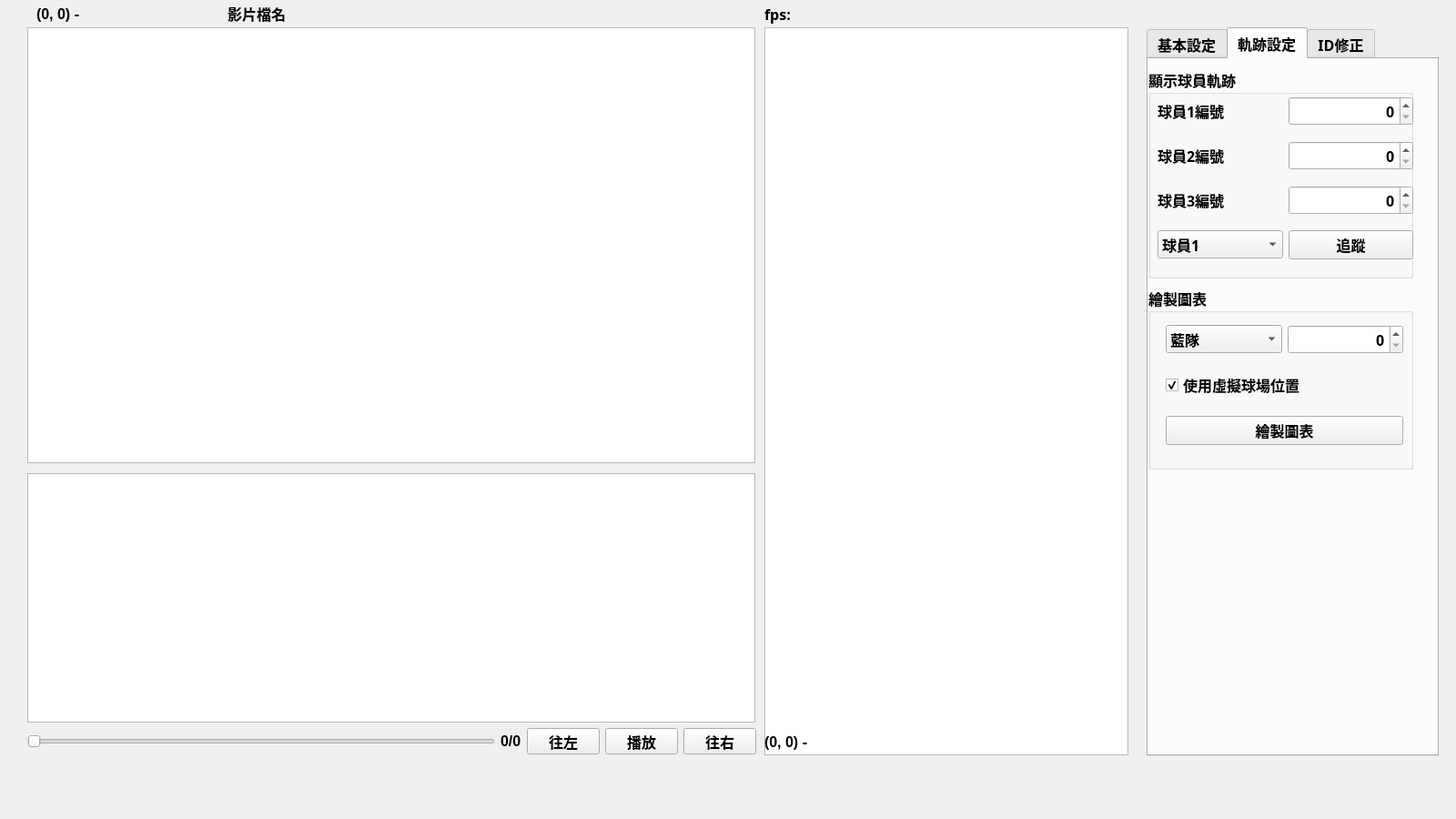
<?xml version="1.0" encoding="UTF-8"?>
<ui version="4.0">
 <class>MainWindow</class>
 <widget class="QMainWindow" name="MainWindow">
  <property name="geometry">
   <rect>
    <x>0</x>
    <y>0</y>
    <width>1600</width>
    <height>900</height>
   </rect>
  </property>
  <property name="font">
   <font>
    <family>微軟正黑體</family>
    <pointsize>14</pointsize>
    <weight>75</weight>
    <bold>true</bold>
   </font>
  </property>
  <property name="windowTitle">
   <string>Tactical Analysiis - Tracking With Skeleton</string>
  </property>
  <widget class="QWidget" name="centralwidget">
   <widget class="QLabel" name="video_label">
    <property name="geometry">
     <rect>
      <x>250</x>
      <y>0</y>
      <width>581</width>
      <height>30</height>
     </rect>
    </property>
    <property name="maximumSize">
     <size>
      <width>16777215</width>
      <height>30</height>
     </size>
    </property>
    <property name="font">
     <font>
      <family>Arial</family>
      <pointsize>12</pointsize>
     </font>
    </property>
    <property name="text">
     <string>影片檔名</string>
    </property>
   </widget>
   <widget class="QGraphicsView" name="Virtual_Court">
    <property name="geometry">
     <rect>
      <x>840</x>
      <y>30</y>
      <width>400</width>
      <height>800</height>
     </rect>
    </property>
   </widget>
   <widget class="QLabel" name="image_resolution_label">
    <property name="geometry">
     <rect>
      <x>40</x>
      <y>0</y>
      <width>381</width>
      <height>30</height>
     </rect>
    </property>
    <property name="maximumSize">
     <size>
      <width>16777215</width>
      <height>30</height>
     </size>
    </property>
    <property name="font">
     <font>
      <family>Arial</family>
      <pointsize>12</pointsize>
     </font>
    </property>
    <property name="text">
     <string>(0, 0) - </string>
    </property>
   </widget>
   <widget class="QWidget" name="layoutWidget">
    <property name="geometry">
     <rect>
      <x>30</x>
      <y>800</y>
      <width>801</width>
      <height>29</height>
     </rect>
    </property>
    <layout class="QHBoxLayout" name="horizontalLayout">
     <item>
      <widget class="QSlider" name="frame_slider">
       <property name="maximum">
        <number>600000</number>
       </property>
       <property name="orientation">
        <enum>Qt::Horizontal</enum>
       </property>
      </widget>
     </item>
     <item>
      <widget class="QLabel" name="frame_label">
       <property name="font">
        <font>
         <family>Arial</family>
         <pointsize>12</pointsize>
         <weight>75</weight>
         <bold>true</bold>
        </font>
       </property>
       <property name="text">
        <string>0/0</string>
       </property>
      </widget>
     </item>
     <item>
      <widget class="QPushButton" name="frame_left_btn">
       <property name="font">
        <font>
         <family>Arial</family>
         <pointsize>12</pointsize>
         <weight>75</weight>
         <bold>true</bold>
        </font>
       </property>
       <property name="text">
        <string>往左</string>
       </property>
      </widget>
     </item>
     <item>
      <widget class="QPushButton" name="play_btn">
       <property name="font">
        <font>
         <family>Arial</family>
         <pointsize>12</pointsize>
         <weight>75</weight>
         <bold>true</bold>
        </font>
       </property>
       <property name="text">
        <string>播放</string>
       </property>
      </widget>
     </item>
     <item>
      <widget class="QPushButton" name="frame_right_btn">
       <property name="font">
        <font>
         <family>Arial</family>
         <pointsize>12</pointsize>
         <weight>75</weight>
         <bold>true</bold>
        </font>
       </property>
       <property name="text">
        <string>往右</string>
       </property>
      </widget>
     </item>
    </layout>
   </widget>
   <widget class="QTabWidget" name="Tab_Control">
    <property name="geometry">
     <rect>
      <x>1260</x>
      <y>30</y>
      <width>321</width>
      <height>801</height>
     </rect>
    </property>
    <property name="maximumSize">
     <size>
      <width>16777215</width>
      <height>16777213</height>
     </size>
    </property>
    <property name="font">
     <font>
      <family>微軟正黑體</family>
      <pointsize>12</pointsize>
      <weight>75</weight>
      <bold>true</bold>
     </font>
    </property>
    <property name="currentIndex">
     <number>1</number>
    </property>
    <widget class="QWidget" name="Basic_Settings">
     <attribute name="title">
      <string>基本設定</string>
     </attribute>
     <widget class="QGroupBox" name="Video_CSV_groupbox">
      <property name="geometry">
       <rect>
        <x>10</x>
        <y>10</y>
        <width>291</width>
        <height>231</height>
       </rect>
      </property>
      <property name="font">
       <font>
        <family>微軟正黑體</family>
        <pointsize>12</pointsize>
        <weight>75</weight>
        <bold>true</bold>
       </font>
      </property>
      <property name="title">
       <string>起始設置</string>
      </property>
      <widget class="QWidget" name="gridLayoutWidget_5">
       <property name="geometry">
        <rect>
         <x>10</x>
         <y>20</y>
         <width>281</width>
         <height>201</height>
        </rect>
       </property>
       <layout class="QGridLayout" name="gridLayout_5">
        <item row="0" column="0">
         <widget class="QPushButton" name="video_btn">
          <property name="minimumSize">
           <size>
            <width>0</width>
            <height>30</height>
           </size>
          </property>
          <property name="font">
           <font>
            <family>微軟正黑體</family>
            <pointsize>12</pointsize>
            <weight>75</weight>
            <bold>true</bold>
           </font>
          </property>
          <property name="text">
           <string>讀取影片</string>
          </property>
         </widget>
        </item>
        <item row="1" column="0">
         <widget class="QPushButton" name="store_btn">
          <property name="minimumSize">
           <size>
            <width>0</width>
            <height>30</height>
           </size>
          </property>
          <property name="font">
           <font>
            <family>微軟正黑體</family>
            <pointsize>12</pointsize>
            <weight>75</weight>
            <bold>true</bold>
           </font>
          </property>
          <property name="text">
           <string>儲存影片</string>
          </property>
         </widget>
        </item>
        <item row="0" column="1">
         <widget class="QPushButton" name="load_csv_btn">
          <property name="text">
           <string>讀取 CSV</string>
          </property>
         </widget>
        </item>
        <item row="1" column="1">
         <widget class="QPushButton" name="save_csv_btn">
          <property name="text">
           <string>儲存 CSV</string>
          </property>
         </widget>
        </item>
       </layout>
      </widget>
     </widget>
     <widget class="QPushButton" name="start_btn">
      <property name="geometry">
       <rect>
        <x>20</x>
        <y>250</y>
        <width>271</width>
        <height>29</height>
       </rect>
      </property>
      <property name="font">
       <font>
        <family>微軟正黑體</family>
        <pointsize>12</pointsize>
        <weight>75</weight>
        <bold>true</bold>
       </font>
      </property>
      <property name="text">
       <string>執行程式</string>
      </property>
     </widget>
     <widget class="QGroupBox" name="Setting_groupBox">
      <property name="geometry">
       <rect>
        <x>10</x>
        <y>330</y>
        <width>291</width>
        <height>231</height>
       </rect>
      </property>
      <property name="font">
       <font>
        <family>微軟正黑體</family>
        <pointsize>12</pointsize>
        <weight>75</weight>
        <bold>true</bold>
       </font>
      </property>
      <property name="title">
       <string>更換鏡頭角度時重畫</string>
      </property>
      <widget class="QWidget" name="gridLayoutWidget_2">
       <property name="geometry">
        <rect>
         <x>10</x>
         <y>20</y>
         <width>271</width>
         <height>201</height>
        </rect>
       </property>
       <layout class="QGridLayout" name="gridLayout_2">
        <item row="0" column="0">
         <widget class="QPushButton" name="DrawLine_btn">
          <property name="font">
           <font>
            <family>微軟正黑體</family>
            <pointsize>12</pointsize>
            <weight>75</weight>
            <bold>true</bold>
           </font>
          </property>
          <property name="text">
           <string>畫上中線</string>
          </property>
         </widget>
        </item>
        <item row="1" column="0">
         <widget class="QPushButton" name="Perspective_btn">
          <property name="font">
           <font>
            <family>微軟正黑體</family>
            <pointsize>12</pointsize>
            <weight>75</weight>
            <bold>true</bold>
           </font>
          </property>
          <property name="text">
           <string>畫球場外框</string>
          </property>
         </widget>
        </item>
        <item row="0" column="1">
         <widget class="QCheckBox" name="line_check">
          <property name="font">
           <font>
            <family>微軟正黑體</family>
            <pointsize>12</pointsize>
            <weight>75</weight>
            <bold>true</bold>
           </font>
          </property>
          <property name="text">
           <string>顯示中線</string>
          </property>
         </widget>
        </item>
        <item row="1" column="1">
         <widget class="QCheckBox" name="bbox_check">
          <property name="font">
           <font>
            <family>微軟正黑體</family>
            <pointsize>12</pointsize>
            <weight>75</weight>
            <bold>true</bold>
           </font>
          </property>
          <property name="text">
           <string>顯示人物外框</string>
          </property>
         </widget>
        </item>
       </layout>
      </widget>
     </widget>
     <widget class="QPushButton" name="display_window_btn">
      <property name="geometry">
       <rect>
        <x>20</x>
        <y>290</y>
        <width>271</width>
        <height>29</height>
       </rect>
      </property>
      <property name="font">
       <font>
        <pointsize>12</pointsize>
       </font>
      </property>
      <property name="text">
       <string>彈出顯示視窗</string>
      </property>
     </widget>
    </widget>
    <widget class="QWidget" name="Tracking_Settings">
     <attribute name="title">
      <string>軌跡設定</string>
     </attribute>
     <widget class="QGroupBox" name="show_track_groupbox">
      <property name="geometry">
       <rect>
        <x>0</x>
        <y>10</y>
        <width>291</width>
        <height>231</height>
       </rect>
      </property>
      <property name="font">
       <font>
        <family>微軟正黑體</family>
        <pointsize>12</pointsize>
        <weight>75</weight>
        <bold>true</bold>
       </font>
      </property>
      <property name="title">
       <string>顯示球員軌跡</string>
      </property>
      <widget class="QWidget" name="gridLayoutWidget">
       <property name="geometry">
        <rect>
         <x>10</x>
         <y>20</y>
         <width>281</width>
         <height>201</height>
        </rect>
       </property>
       <layout class="QGridLayout" name="gridLayout">
        <item row="1" column="2">
         <widget class="QSpinBox" name="track_second_player_number">
          <property name="font">
           <font>
            <family>微軟正黑體</family>
            <pointsize>12</pointsize>
            <weight>75</weight>
            <bold>true</bold>
           </font>
          </property>
          <property name="alignment">
           <set>Qt::AlignRight|Qt::AlignTrailing|Qt::AlignVCenter</set>
          </property>
          <property name="maximum">
           <number>50000</number>
          </property>
          <property name="value">
           <number>0</number>
          </property>
         </widget>
        </item>
        <item row="0" column="2">
         <widget class="QSpinBox" name="track_first_player_number">
          <property name="font">
           <font>
            <family>微軟正黑體</family>
            <pointsize>12</pointsize>
            <weight>75</weight>
            <bold>true</bold>
           </font>
          </property>
          <property name="alignment">
           <set>Qt::AlignRight|Qt::AlignTrailing|Qt::AlignVCenter</set>
          </property>
          <property name="maximum">
           <number>50000</number>
          </property>
          <property name="value">
           <number>0</number>
          </property>
         </widget>
        </item>
        <item row="0" column="1">
         <widget class="QLabel" name="player_number_label_1">
          <property name="font">
           <font>
            <family>微軟正黑體</family>
            <pointsize>12</pointsize>
            <weight>75</weight>
            <bold>true</bold>
           </font>
          </property>
          <property name="text">
           <string>球員1編號</string>
          </property>
         </widget>
        </item>
        <item row="1" column="1">
         <widget class="QLabel" name="player_number_label_2">
          <property name="font">
           <font>
            <family>微軟正黑體</family>
            <pointsize>12</pointsize>
            <weight>75</weight>
            <bold>true</bold>
           </font>
          </property>
          <property name="text">
           <string>球員2編號</string>
          </property>
         </widget>
        </item>
        <item row="2" column="1">
         <widget class="QLabel" name="player_number_label_3">
          <property name="font">
           <font>
            <family>微軟正黑體</family>
            <pointsize>12</pointsize>
            <weight>75</weight>
            <bold>true</bold>
           </font>
          </property>
          <property name="text">
           <string>球員3編號</string>
          </property>
         </widget>
        </item>
        <item row="2" column="2">
         <widget class="QSpinBox" name="track_third_player_number">
          <property name="font">
           <font>
            <family>微軟正黑體</family>
            <pointsize>12</pointsize>
            <weight>75</weight>
            <bold>true</bold>
           </font>
          </property>
          <property name="alignment">
           <set>Qt::AlignRight|Qt::AlignTrailing|Qt::AlignVCenter</set>
          </property>
          <property name="maximum">
           <number>50000</number>
          </property>
          <property name="value">
           <number>0</number>
          </property>
         </widget>
        </item>
        <item row="3" column="1">
         <widget class="QComboBox" name="tracking_player_selector">
          <property name="currentText">
           <string>球員1</string>
          </property>
          <property name="currentIndex">
           <number>0</number>
          </property>
          <item>
           <property name="text">
            <string>球員1</string>
           </property>
          </item>
          <item>
           <property name="text">
            <string>球員2</string>
           </property>
          </item>
          <item>
           <property name="text">
            <string>球員3</string>
           </property>
          </item>
         </widget>
        </item>
        <item row="3" column="2">
         <widget class="QPushButton" name="player_track_btn">
          <property name="font">
           <font>
            <family>微軟正黑體</family>
            <pointsize>12</pointsize>
            <weight>75</weight>
            <bold>true</bold>
           </font>
          </property>
          <property name="text">
           <string>追蹤</string>
          </property>
         </widget>
        </item>
       </layout>
      </widget>
     </widget>
     <widget class="QGroupBox" name="Figure_groupbox">
      <property name="geometry">
       <rect>
        <x>0</x>
        <y>250</y>
        <width>291</width>
        <height>201</height>
       </rect>
      </property>
      <property name="font">
       <font>
        <pointsize>12</pointsize>
       </font>
      </property>
      <property name="title">
       <string>繪製圖表</string>
      </property>
      <widget class="QWidget" name="gridLayoutWidget_3">
       <property name="geometry">
        <rect>
         <x>19</x>
         <y>29</y>
         <width>261</width>
         <height>161</height>
        </rect>
       </property>
       <layout class="QGridLayout" name="gridLayout_3">
        <item row="0" column="0">
         <widget class="QComboBox" name="figure_team_side_selector">
          <property name="currentText">
           <string>藍隊</string>
          </property>
          <property name="currentIndex">
           <number>0</number>
          </property>
          <item>
           <property name="text">
            <string>藍隊</string>
           </property>
          </item>
         </widget>
        </item>
        <item row="0" column="1">
         <widget class="QSpinBox" name="figure_player_number">
          <property name="font">
           <font>
            <family>微軟正黑體</family>
            <pointsize>12</pointsize>
            <weight>75</weight>
            <bold>true</bold>
           </font>
          </property>
          <property name="alignment">
           <set>Qt::AlignRight|Qt::AlignTrailing|Qt::AlignVCenter</set>
          </property>
          <property name="maximum">
           <number>50000</number>
          </property>
          <property name="value">
           <number>0</number>
          </property>
         </widget>
        </item>
        <item row="1" column="0" colspan="2">
         <widget class="QCheckBox" name="virtual_point_figure_checkbox">
          <property name="text">
           <string>使用虛擬球場位置</string>
          </property>
          <property name="checked">
           <bool>true</bool>
          </property>
         </widget>
        </item>
        <item row="2" column="0" colspan="2">
         <widget class="QPushButton" name="draw_figure_btn">
          <property name="text">
           <string>繪製圖表</string>
          </property>
         </widget>
        </item>
       </layout>
      </widget>
     </widget>
    </widget>
    <widget class="QWidget" name="tab">
     <attribute name="title">
      <string>ID修正</string>
     </attribute>
     <widget class="QGroupBox" name="Revision_Box">
      <property name="geometry">
       <rect>
        <x>10</x>
        <y>110</y>
        <width>291</width>
        <height>221</height>
       </rect>
      </property>
      <property name="font">
       <font>
        <family>微軟正黑體</family>
        <pointsize>12</pointsize>
        <weight>75</weight>
        <bold>true</bold>
       </font>
      </property>
      <property name="title">
       <string>ID 修正</string>
      </property>
      <widget class="QWidget" name="gridLayoutWidget_4">
       <property name="geometry">
        <rect>
         <x>10</x>
         <y>20</y>
         <width>271</width>
         <height>181</height>
        </rect>
       </property>
       <layout class="QGridLayout" name="gridLayout_4">
        <item row="0" column="2">
         <widget class="QLabel" name="revision_to_label_2">
          <property name="maximumSize">
           <size>
            <width>20</width>
            <height>30</height>
           </size>
          </property>
          <property name="text">
           <string>&gt;</string>
          </property>
         </widget>
        </item>
        <item row="0" column="3">
         <widget class="QSpinBox" name="end_frame_num_spinbox">
          <property name="minimumSize">
           <size>
            <width>0</width>
            <height>30</height>
           </size>
          </property>
          <property name="maximumSize">
           <size>
            <width>16777215</width>
            <height>30</height>
           </size>
          </property>
          <property name="font">
           <font>
            <pointsize>12</pointsize>
            <weight>50</weight>
            <bold>false</bold>
           </font>
          </property>
          <property name="alignment">
           <set>Qt::AlignRight|Qt::AlignTrailing|Qt::AlignVCenter</set>
          </property>
          <property name="maximum">
           <number>10000</number>
          </property>
         </widget>
        </item>
        <item row="3" column="0" colspan="4">
         <widget class="QPushButton" name="revise_btn">
          <property name="minimumSize">
           <size>
            <width>0</width>
            <height>35</height>
           </size>
          </property>
          <property name="maximumSize">
           <size>
            <width>16777215</width>
            <height>35</height>
           </size>
          </property>
          <property name="font">
           <font>
            <pointsize>12</pointsize>
            <weight>75</weight>
            <bold>true</bold>
           </font>
          </property>
          <property name="text">
           <string>修正</string>
          </property>
         </widget>
        </item>
        <item row="2" column="0" colspan="4">
         <widget class="QComboBox" name="function_combo_box">
          <property name="currentText">
           <string>交換ID</string>
          </property>
          <property name="currentIndex">
           <number>0</number>
          </property>
          <property name="sizeAdjustPolicy">
           <enum>QComboBox::AdjustToContentsOnFirstShow</enum>
          </property>
          <item>
           <property name="text">
            <string>交換ID</string>
           </property>
          </item>
         </widget>
        </item>
        <item row="0" column="0">
         <widget class="QLabel" name="Team_player_label">
          <property name="font">
           <font>
            <pointsize>12</pointsize>
            <weight>50</weight>
            <bold>false</bold>
           </font>
          </property>
          <property name="text">
           <string>frame數</string>
          </property>
         </widget>
        </item>
        <item row="1" column="0">
         <widget class="QLabel" name="Revision_player_label">
          <property name="font">
           <font>
            <pointsize>12</pointsize>
            <weight>50</weight>
            <bold>false</bold>
           </font>
          </property>
          <property name="text">
           <string>球員 ID</string>
          </property>
         </widget>
        </item>
        <item row="1" column="1">
         <widget class="QSpinBox" name="before_revision_spinbox">
          <property name="minimumSize">
           <size>
            <width>0</width>
            <height>30</height>
           </size>
          </property>
          <property name="maximumSize">
           <size>
            <width>16777215</width>
            <height>30</height>
           </size>
          </property>
          <property name="font">
           <font>
            <pointsize>12</pointsize>
            <weight>50</weight>
            <bold>false</bold>
           </font>
          </property>
          <property name="alignment">
           <set>Qt::AlignRight|Qt::AlignTrailing|Qt::AlignVCenter</set>
          </property>
         </widget>
        </item>
        <item row="1" column="3">
         <widget class="QSpinBox" name="after_revision_spinbox">
          <property name="minimumSize">
           <size>
            <width>0</width>
            <height>30</height>
           </size>
          </property>
          <property name="maximumSize">
           <size>
            <width>16777215</width>
            <height>30</height>
           </size>
          </property>
          <property name="font">
           <font>
            <pointsize>12</pointsize>
            <weight>50</weight>
            <bold>false</bold>
           </font>
          </property>
          <property name="alignment">
           <set>Qt::AlignRight|Qt::AlignTrailing|Qt::AlignVCenter</set>
          </property>
         </widget>
        </item>
        <item row="0" column="1">
         <widget class="QSpinBox" name="start_frame_num_spinbox">
          <property name="minimumSize">
           <size>
            <width>0</width>
            <height>30</height>
           </size>
          </property>
          <property name="maximumSize">
           <size>
            <width>16777215</width>
            <height>30</height>
           </size>
          </property>
          <property name="font">
           <font>
            <pointsize>12</pointsize>
            <weight>50</weight>
            <bold>false</bold>
           </font>
          </property>
          <property name="alignment">
           <set>Qt::AlignRight|Qt::AlignTrailing|Qt::AlignVCenter</set>
          </property>
          <property name="maximum">
           <number>10000</number>
          </property>
         </widget>
        </item>
        <item row="1" column="2">
         <widget class="QLabel" name="revision_to_label">
          <property name="maximumSize">
           <size>
            <width>20</width>
            <height>30</height>
           </size>
          </property>
          <property name="text">
           <string>&gt;</string>
          </property>
         </widget>
        </item>
       </layout>
      </widget>
     </widget>
     <widget class="QGroupBox" name="player_id_information_block">
      <property name="geometry">
       <rect>
        <x>10</x>
        <y>330</y>
        <width>291</width>
        <height>421</height>
       </rect>
      </property>
      <property name="font">
       <font>
        <pointsize>12</pointsize>
       </font>
      </property>
      <property name="title">
       <string>球員ID資訊</string>
      </property>
      <widget class="QWidget" name="gridLayoutWidget_7">
       <property name="geometry">
        <rect>
         <x>10</x>
         <y>29</y>
         <width>271</width>
         <height>381</height>
        </rect>
       </property>
       <layout class="QVBoxLayout" name="verticalLayout">
        <item>
         <widget class="QLabel" name="blue_team_player_id_title_label">
          <property name="sizePolicy">
           <sizepolicy hsizetype="Preferred" vsizetype="Fixed">
            <horstretch>0</horstretch>
            <verstretch>0</verstretch>
           </sizepolicy>
          </property>
          <property name="text">
           <string>藍隊ID:</string>
          </property>
         </widget>
        </item>
        <item>
         <widget class="QLabel" name="blue_team_player_id_label">
          <property name="font">
           <font>
            <pointsize>12</pointsize>
           </font>
          </property>
          <property name="text">
           <string/>
          </property>
          <property name="alignment">
           <set>Qt::AlignLeading|Qt::AlignLeft|Qt::AlignTop</set>
          </property>
         </widget>
        </item>
        <item>
         <widget class="QLabel" name="green_team_player_id_title_label">
          <property name="sizePolicy">
           <sizepolicy hsizetype="Preferred" vsizetype="Fixed">
            <horstretch>0</horstretch>
            <verstretch>0</verstretch>
           </sizepolicy>
          </property>
          <property name="text">
           <string>綠隊ID:</string>
          </property>
         </widget>
        </item>
        <item>
         <widget class="QLabel" name="green_team_player_id_label">
          <property name="font">
           <font>
            <pointsize>12</pointsize>
           </font>
          </property>
          <property name="text">
           <string/>
          </property>
          <property name="alignment">
           <set>Qt::AlignLeading|Qt::AlignLeft|Qt::AlignTop</set>
          </property>
         </widget>
        </item>
        <item>
         <widget class="QLabel" name="not_assigned_player_id_title_label">
          <property name="sizePolicy">
           <sizepolicy hsizetype="Preferred" vsizetype="Fixed">
            <horstretch>0</horstretch>
            <verstretch>0</verstretch>
           </sizepolicy>
          </property>
          <property name="text">
           <string>未被分配的ID:</string>
          </property>
         </widget>
        </item>
        <item>
         <widget class="QLabel" name="not_assigned_player_id_label">
          <property name="sizePolicy">
           <sizepolicy hsizetype="Preferred" vsizetype="Fixed">
            <horstretch>0</horstretch>
            <verstretch>0</verstretch>
           </sizepolicy>
          </property>
          <property name="minimumSize">
           <size>
            <width>0</width>
            <height>0</height>
           </size>
          </property>
          <property name="text">
           <string/>
          </property>
          <property name="alignment">
           <set>Qt::AlignLeading|Qt::AlignLeft|Qt::AlignTop</set>
          </property>
         </widget>
        </item>
        <item>
         <widget class="QLabel" name="accuracy_label">
          <property name="text">
           <string>準確率:</string>
          </property>
         </widget>
        </item>
       </layout>
      </widget>
     </widget>
     <widget class="QGroupBox" name="select_block_2">
      <property name="geometry">
       <rect>
        <x>10</x>
        <y>10</y>
        <width>291</width>
        <height>91</height>
       </rect>
      </property>
      <property name="font">
       <font>
        <family>微軟正黑體</family>
        <pointsize>12</pointsize>
        <weight>75</weight>
        <bold>true</bold>
       </font>
      </property>
      <property name="title">
       <string>選擇球員 ID</string>
      </property>
      <widget class="QWidget" name="gridLayoutWidget_9">
       <property name="geometry">
        <rect>
         <x>10</x>
         <y>20</y>
         <width>271</width>
         <height>61</height>
        </rect>
       </property>
       <layout class="QHBoxLayout" name="horizontalLayout_2">
        <item>
         <widget class="QLabel" name="label_13">
          <property name="font">
           <font>
            <pointsize>12</pointsize>
            <weight>50</weight>
            <bold>false</bold>
           </font>
          </property>
          <property name="text">
           <string>球員ID</string>
          </property>
         </widget>
        </item>
        <item>
         <widget class="QSpinBox" name="id_box">
          <property name="minimumSize">
           <size>
            <width>75</width>
            <height>30</height>
           </size>
          </property>
          <property name="maximumSize">
           <size>
            <width>16777215</width>
            <height>30</height>
           </size>
          </property>
          <property name="font">
           <font>
            <pointsize>12</pointsize>
            <weight>50</weight>
            <bold>false</bold>
           </font>
          </property>
          <property name="layoutDirection">
           <enum>Qt::LeftToRight</enum>
          </property>
          <property name="alignment">
           <set>Qt::AlignRight|Qt::AlignTrailing|Qt::AlignVCenter</set>
          </property>
          <property name="maximum">
           <number>10000000</number>
          </property>
          <property name="value">
           <number>1</number>
          </property>
         </widget>
        </item>
        <item>
         <widget class="QPushButton" name="remove_btn">
          <property name="minimumSize">
           <size>
            <width>0</width>
            <height>35</height>
           </size>
          </property>
          <property name="maximumSize">
           <size>
            <width>16777215</width>
            <height>35</height>
           </size>
          </property>
          <property name="font">
           <font>
            <pointsize>12</pointsize>
            <weight>75</weight>
            <bold>true</bold>
           </font>
          </property>
          <property name="text">
           <string>移除</string>
          </property>
         </widget>
        </item>
       </layout>
      </widget>
     </widget>
    </widget>
   </widget>
   <widget class="QGraphicsView" name="chart_view">
    <property name="geometry">
     <rect>
      <x>30</x>
      <y>520</y>
      <width>800</width>
      <height>274</height>
     </rect>
    </property>
   </widget>
   <widget class="QLabel" name="fps_label">
    <property name="geometry">
     <rect>
      <x>840</x>
      <y>0</y>
      <width>136</width>
      <height>30</height>
     </rect>
    </property>
    <property name="font">
     <font>
      <family>微軟正黑體</family>
      <pointsize>12</pointsize>
      <weight>75</weight>
      <bold>true</bold>
     </font>
    </property>
    <property name="text">
     <string>fps: </string>
    </property>
   </widget>
   <widget class="QGraphicsView" name="Video_View">
    <property name="geometry">
     <rect>
      <x>30</x>
      <y>30</y>
      <width>800</width>
      <height>479</height>
     </rect>
    </property>
   </widget>
   <widget class="QLabel" name="virtual_resolution_label">
    <property name="geometry">
     <rect>
      <x>840</x>
      <y>800</y>
      <width>381</width>
      <height>30</height>
     </rect>
    </property>
    <property name="maximumSize">
     <size>
      <width>16777215</width>
      <height>30</height>
     </size>
    </property>
    <property name="font">
     <font>
      <family>Arial</family>
      <pointsize>12</pointsize>
     </font>
    </property>
    <property name="text">
     <string>(0, 0) - </string>
    </property>
   </widget>
  </widget>
 </widget>
 <resources/>
 <connections/>
</ui>
